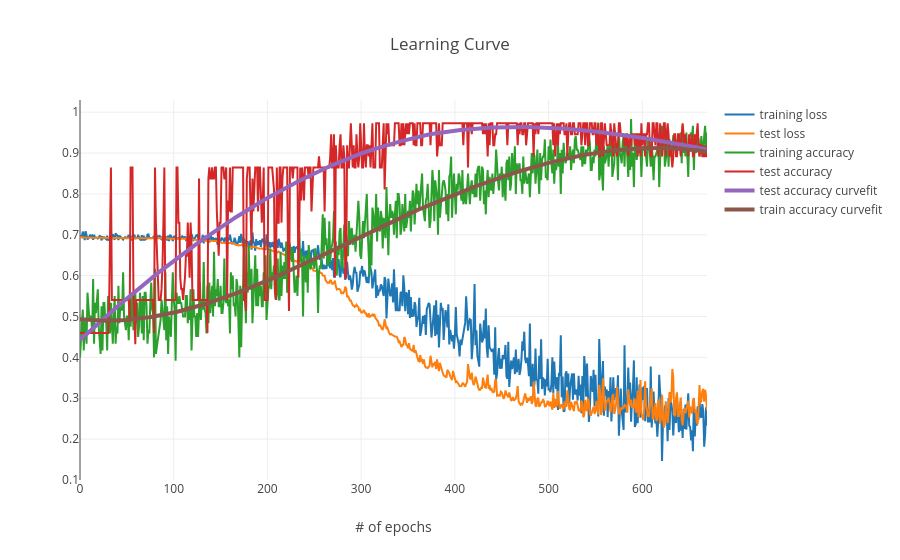

The notebook cell this image was saved under:
### Code cell
trace1 = go.Scatter(x=results.index, 
                    y=results['train_loss'],
                    name='training loss')
trace2 = go.Scatter(x=results.index, 
                    y=results['test_loss'],
                    name='test loss')
trace3 = go.Scatter(x=results.index, 
                    y=results['train_acc'],
                    name='training accuracy')
trace4 = go.Scatter(x=results.index, 
                    y=results['test_acc'],
                    name='test accuracy')

trace5 = go.Scatter(x=results.index, 
                    y=savgol_filter(results['test_acc'], 601, 3),
                    name='test accuracy curvefit',
                   line=dict(width=4))

trace6 = go.Scatter(x=results.index, 
                    y=savgol_filter(results['train_acc'], 601, 3),
                    name='train accuracy curvefit',
                   line=dict(width=4))


layout = go.Layout(title='Learning Curve',
                  xaxis={'title':'# of epochs'})
fig = go.Figure(data=[trace1, trace2, trace3, trace4, trace5, trace6],
               layout=layout)
iplot(fig)

### Figure 1 — Plotly figure (JSON) as saved in the notebook; plotly's stock layout.template omitted (floating-point values rounded to 4 significant figures; data arrays with more than 128 entries replaced by an {"elided": "..."} marker saying what was removed)
{"data": [{"name": "training loss", "type": "scatter", "uid": "054f0e72-4ffa-4ab8-9fcb-b6ec9a4775b6", "x": {"elided": "670 int values"}, "y": {"elided": "670 float values"}}, {"name": "test loss", "type": "scatter", "uid": "f84d12b2-a7ce-4b99-9c12-a639e4822793", "x": {"elided": "670 int values"}, "y": {"elided": "670 float values"}}, {"name": "training accuracy", "type": "scatter", "uid": "40eb418f-65c8-488c-a284-dc748fc33052", "x": {"elided": "670 int values"}, "y": {"elided": "670 float values"}}, {"name": "test accuracy", "type": "scatter", "uid": "f6a140a9-0448-4c9d-a630-ee7d24306c45", "x": {"elided": "670 int values"}, "y": {"elided": "670 float values"}}, {"line": {"width": 4}, "name": "test accuracy curvefit", "type": "scatter", "uid": "a45bdcd9-fb45-4f23-ae99-e69b7e84522c", "x": {"elided": "670 int values"}, "y": {"elided": "670 float values"}}, {"line": {"width": 4}, "name": "train accuracy curvefit", "type": "scatter", "uid": "45a8b93c-16d0-4a32-8213-c4afa1aaf69f", "x": {"elided": "670 int values"}, "y": {"elided": "670 float values"}}], "layout": {"title": {"text": "Learning Curve"}, "xaxis": {"title": {"text": "# of epochs"}}}}
